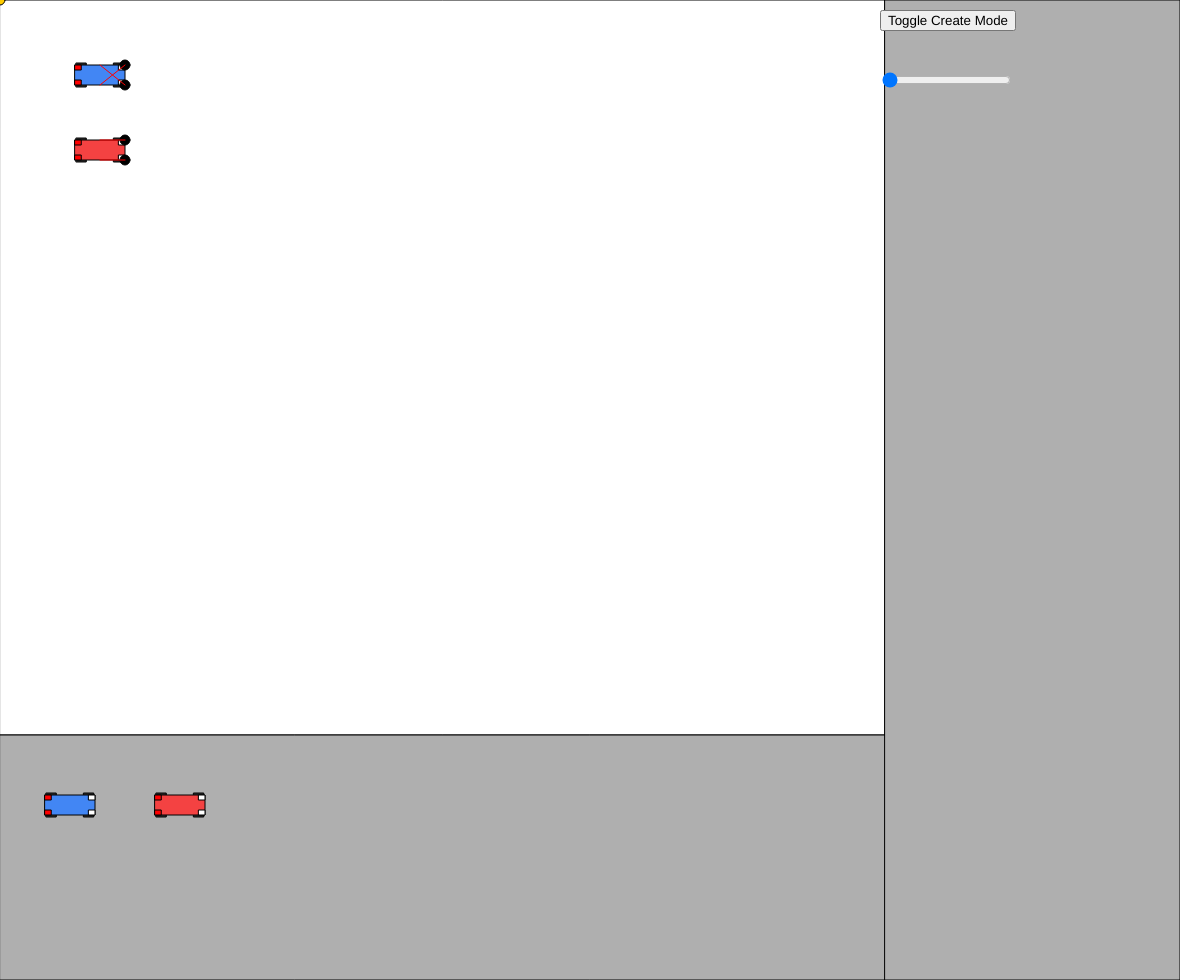
Frame 1 (no input)
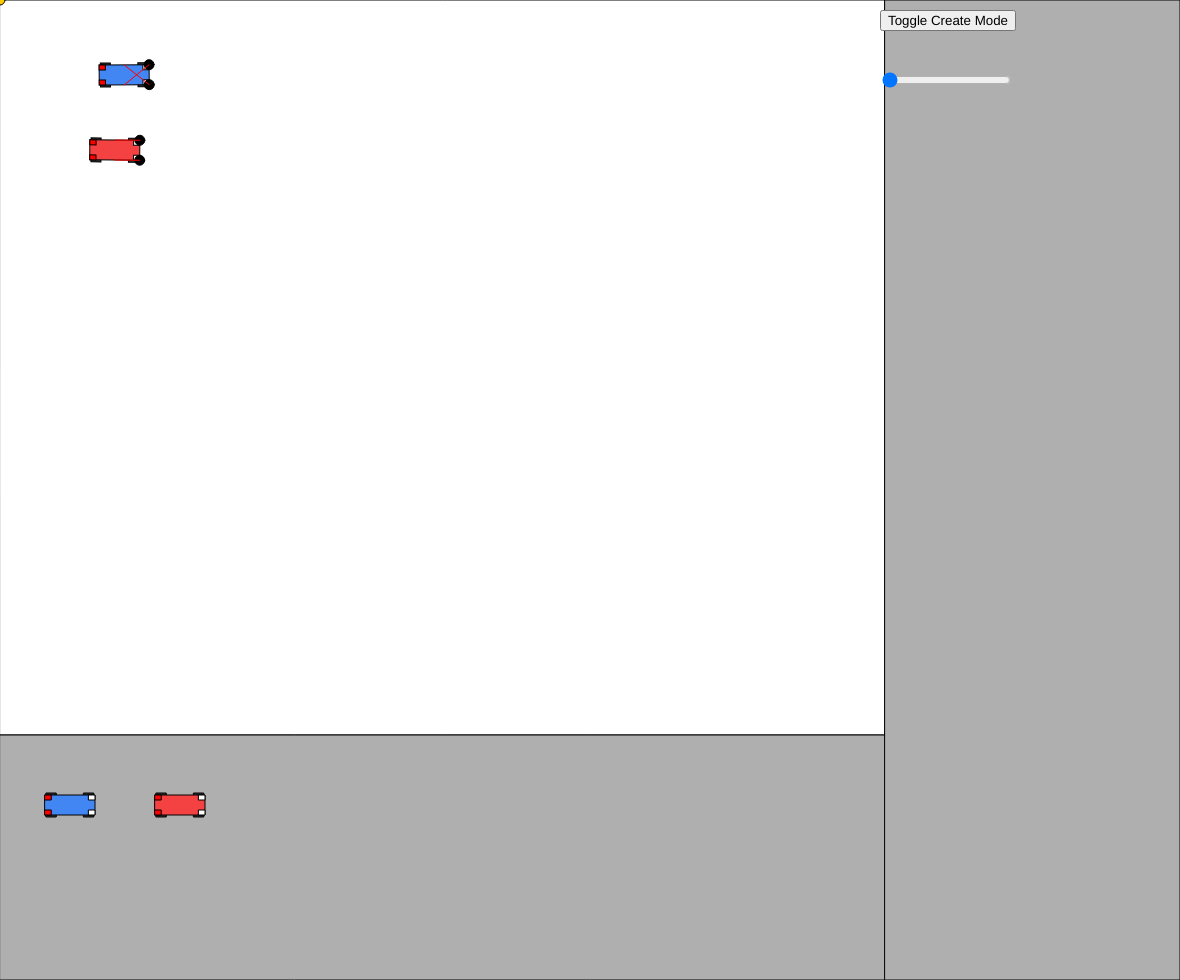
Frame 60 (no input)
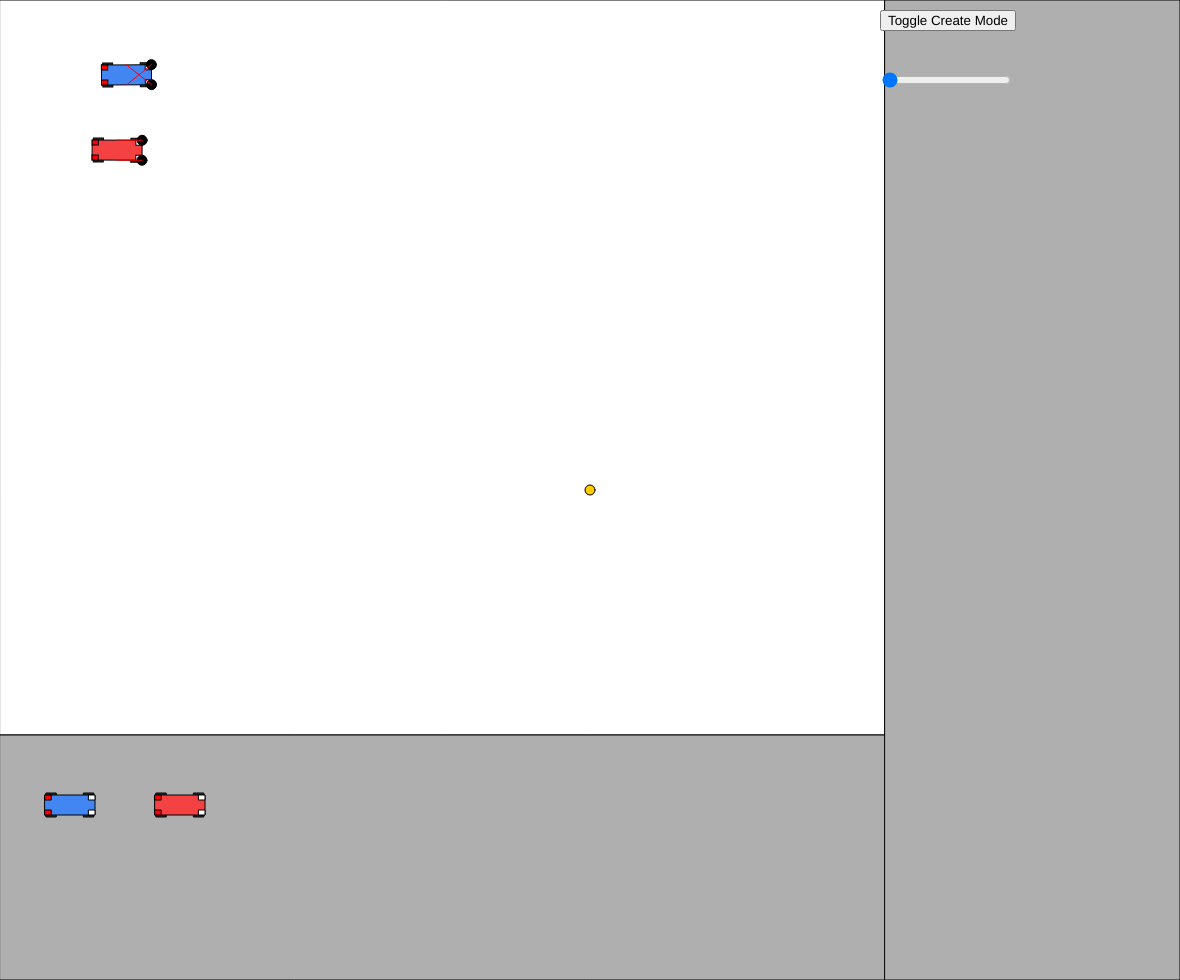
Frame 120 (the mouse pressed at the canvas centre since frame 60)

The p5.js sketch that drew these frames (run headless with seeded random() and noise() and a simulated clock; from frame 60 on, the mouse is pressed at the canvas centre):

// p5.js sketch
// ── sketch.js
class Sensor {
    constructor(vehicle, motor, loc) {
        this.vehicle = vehicle
        this.motor = motor
        this.loc = loc
    }
    senseHeat() {
        let cords = this.getAbsoluteCords()
        let totalHeat = 0
        heatObjects.forEach(heatObject => {
            let d = dist(cords.x, cords.y, heatObject.cords.x, heatObject.cords.y);
            totalHeat += heatObject.intensity / Math.pow(d, 2)

        });
        return totalHeat
    }
    getAbsoluteCords() {
        let amplitude = Math.sqrt(Math.pow(this.loc.x, 2) + Math.pow(this.loc.y, 2))
        let angle = atan(this.loc.y / this.loc.x) - this.vehicle.direction
        let x, y
        if (this.loc.x > 0) {
            x = amplitude * cos(angle) + this.vehicle.cords.x
            y = amplitude * sin(angle) + this.vehicle.cords.y
        } else {

            x = -amplitude * cos(angle) + this.vehicle.cords.x
            y = -amplitude * sin(angle) + this.vehicle.cords.y
        }

        return createVector(x, y)
    }
}

class Vehicle {
    constructor(sensors, direction, cords, width, height, color) {
        sensors.forEach(sensor => {
            sensor.vehicle = this
        });
        this.sensors = sensors
        this.direction = direction
        this.cords = cords
        this.width = width
        this.height = height
        this.color = color
    }
    move() {
        let left = 0
        let right = 0
        this.sensors.forEach(sensor => {
            if (sensor.motor == 'Left') {
                left += sensor.senseHeat()
            } else if (sensor.motor == 'Right') {
                right += sensor.senseHeat()
            } else if (sensor.motor == 'Both') {
                left += sensor.senseHeat()
                right += sensor.senseHeat()
            }
        });
        left = Math.min(left, 40)
        right = Math.min(right, 40)
        let degreeChange = 0
        if (left != right) {
            let high = 0
            let low = 0
            high = Math.max(left, right)
            low = Math.min(left, right)
            let a = atan(low / this.width)
            let b = acos((Math.pow(low, 2) + Math.pow(high, 2)) / (2 * high * Math.sqrt(Math.pow(this.width, 2) + Math.pow(low, 2))))
            degreeChange = 90 - a - b
            left > right ? this.direction -= degreeChange : this.direction += degreeChange
        }
        let movement = (left + right) / 2
        this.cords.x += cos(this.direction) * movement
        this.cords.y -= sin(this.direction) * movement
        if (this.cords.x < 0) {
            this.cords.x = width * 3 / 4
        } else if (this.cords.x > width * 3 / 4) {
            this.cords.x = 0
        }
        if (this.cords.y < 0) {
            this.cords.y = height * 3 / 4
        } else if (this.cords.y > height * 3 / 4) {
            this.cords.y = 0
        }
    }
}

class HeatSource {
    constructor(cords, intensity) {
        this.cords = cords
        this.intensity = intensity
    }
}

function setup() {
    createCanvas(windowWidth - 20, windowHeight - 20);
    angleMode(DEGREES);
    heatObjects = []
    vehicles = []
    createMode = false
    editMode = -1
    addSensor = null
    sensorsCreate = []
    vehicleCreate = null
    createModeButton = createButton('Toggle Create Mode');
    createModeButton.position(width - 300, 10);
    createModeButton.mouseClicked(() => {
        createMode = !createMode
    });
    addVehicleButton = createButton('Add Vehicle');
    addVehicleButton.position(width - 100, 10);
    addVehicleButton.mouseClicked(() => {
        vehicles.push(vehicleCreate)
        sensorsCreate = []
    })
    heatStrengthSlider = createSlider(10000, 1000000, 10000);
    heatStrengthSlider.position(width - 300, 70);
    directionSlider = createSlider(0, 360, 0);
    directionSlider.position(width - 300, 70);
    cordsXSlider = createSlider(0, width * 3 / 4, 100);
    cordsXSlider.position(width - 300, 130);
    cordsYSlider = createSlider(0, height * 3 / 4, 75);
    cordsYSlider.position(width - 240, 130);
    widthSlider = createSlider(10, 100, 20);
    widthSlider.position(width - 300, 190);
    heightSlider = createSlider(10, 100, 50);
    heightSlider.position(width - 300, 250);
    colorRSlider = createSlider(0, 255, 255);
    colorRSlider.position(width - 300, 310);
    colorGSlider = createSlider(0, 255, 255);
    colorGSlider.position(width - 240, 310);
    colorBSlider = createSlider(0, 255, 0);
    colorBSlider.position(width - 180, 310);
    addLeftSensorButton = createButton('Add Sensor to Left Motor')
    addLeftSensorButton.position(width - 300, 350)
    addLeftSensorButton.mouseClicked(() => {
        addSensor = 'Left'
    })
    addRightSensorButton = createButton('Add Sensor to Right Motor')
    addRightSensorButton.position(width - 300, 390)
    addRightSensorButton.mouseClicked(() => {
        addSensor = 'Right'
    })
    addBothSensorButton = createButton('Add Sensor to Both Motors')
    addBothSensorButton.position(width - 300, 430)
    addBothSensorButton.mouseClicked(() => {
        addSensor = 'Both'
    })
    removeSensorButton = createButton('Remove a Sensor')
    removeSensorButton.position(width - 300, 470)
    removeSensorButton.mouseClicked(() => {
        addSensor = 'Remove'
    })
    heatObjects.push(new HeatSource(createVector(mouseX, mouseY), 10000))
    let sensors1 = [new Sensor(null, 'Right', createVector(25, -10)), new Sensor(null, 'Left', createVector(25, 10))]
    vehicles.push(new Vehicle(sensors1, 0, createVector(100, 75), 20, 50, color(66, 134, 244)))
    let sensors2 = [new Sensor(null, 'Left', createVector(25, -10)), new Sensor(null, 'Right', createVector(25, 10))]
    vehicles.push(new Vehicle(sensors2, 0, createVector(100, 150), 20, 50, color(244, 66, 66)))
}

function draw() {
    background(color(175, 175, 175))
    fill(255)
    rect(0, 0, width * 3 / 4, height * 3 / 4)
    if (!createMode && editMode == -1) {
        toggleCreate()
        vehicles.forEach(vehicle => {
            showVehicle(vehicle)
            vehicle.move()
        });
        heatObjects[0].intensity = heatStrengthSlider.value()
        if (mouseX < width * 3 / 4 && mouseY < height * 3 / 4) {
            heatObjects[0].cords.x = mouseX
            heatObjects[0].cords.y = mouseY
        }
        heatObjects.forEach(heatObject => {
            fill(255, 204, 0);
            ellipse(heatObject.cords.x, heatObject.cords.y, 10);
        });
        fill(color(175, 175, 175))
        rect(0, height * 3 / 4, width, height / 4)
        rect(width * 3 / 4, 0, width / 4, height)
        showBottomVehicles()
    } else {
        vehicleCreate = new Vehicle(sensorsCreate, directionSlider.value(), createVector(cordsXSlider.value(), cordsYSlider.value()), widthSlider.value(), heightSlider.value(), color(colorRSlider.value(), colorGSlider.value(), colorBSlider.value()))
        showVehicle(vehicleCreate)
        fill(color(175, 175, 175))
        rect(0, height * 3 / 4, width, height / 4)
        rect(width * 3 / 4, 0, width / 4, height)
        toggleCreate()
        fill(0);
        text('Direction (In Degrees): ' + directionSlider.value(), width - 300, 55);
        text('Coordinates (x,y): (' + cordsXSlider.value() + ', ' + cordsYSlider.value() + ')', width - 300, 115);
        text('Width: ' + widthSlider.value(), width - 300, 175);
        text('Height: ' + heightSlider.value(), width - 300, 235);
        text('Color (R,G,B): (' + colorRSlider.value() + ', ' + colorGSlider.value() + ', ' + colorBSlider.value() + ')', width - 300, 295);
        fill('green');
        if (addSensor === 'Left' || addSensor === 'Right' || addSensor === 'Both') {
            text('Click inside the white box \nwhere you want to add the \nsensor', width - 300, 510)
        }
        if (addSensor === 'Remove') {
            text('Click the sensor you want to remove', width - 300, 510)
        }
        showBottomVehicles()
    }
}

toggleCreate = () => {
    if (createMode) {
        addVehicleButton.show()
        directionSlider.show()
        cordsXSlider.show()
        cordsYSlider.show()
        widthSlider.show()
        heightSlider.show()
        colorRSlider.show()
        colorGSlider.show()
        colorBSlider.show()
        addLeftSensorButton.show()
        addRightSensorButton.show()
        addBothSensorButton.show()
        removeSensorButton.show()

        heatStrengthSlider.hide()
    } else {
        addVehicleButton.hide()
        directionSlider.hide()
        cordsXSlider.hide()
        cordsYSlider.hide()
        widthSlider.hide()
        heightSlider.hide()
        colorRSlider.hide()
        colorGSlider.hide()
        colorBSlider.hide()
        addLeftSensorButton.hide()
        addRightSensorButton.hide()
        addBothSensorButton.hide()
        removeSensorButton.hide()

        heatStrengthSlider.show()
    }
}

function mouseClicked() {
    if ((addSensor === 'Right' || addSensor === 'Left' || addSensor === 'Both') && mouseX < width * 3 / 4 && mouseY < height * 3 / 4) {
        let loc = createVector(mouseX - cordsXSlider.value(), mouseY - cordsYSlider.value())
        let amplitude = Math.sqrt(Math.pow(loc.x, 2) + Math.pow(loc.y, 2))
        let angle = atan(loc.y / loc.x) + directionSlider.value()
        let x, y
        if (loc.x > 0) {
            x = amplitude * cos(angle)
            y = amplitude * sin(angle)
        } else {

            x = amplitude * -cos(angle)
            y = amplitude * -sin(angle)
        }
        sensorsCreate.push(new Sensor(null, addSensor, createVector(x, y)))
        addSensor = null
    } else if (addSensor === 'Remove' && mouseX < width * 3 / 4 && mouseY < height * 3 / 4) {
        sensorsCreate.forEach((sensor, index, array) => {
            if (dist(mouseX, mouseY, sensor.getAbsoluteCords().x, sensor.getAbsoluteCords().y) <= 10) {
                array.splice(index, 1)
            }
        });
    }
}

function showVehicle(vehicle) {
    push()
    fill(vehicle.color)
    translate(vehicle.cords.x, vehicle.cords.y)
    rotate(-vehicle.direction)
    rectMode(CENTER)
    fill(51)
    rect(-vehicle.height * 3 / 8, -vehicle.width / 2, vehicle.height / 5, vehicle.width / 5)
    rect(vehicle.height * 3 / 8, -vehicle.width / 2, vehicle.height / 5, vehicle.width / 5)
    rect(-vehicle.height * 3 / 8, vehicle.width / 2, vehicle.height / 5, vehicle.width / 5)
    rect(vehicle.height * 3 / 8, vehicle.width / 2, vehicle.height / 5, vehicle.width / 5)
    fill(vehicle.color)
    rect(0, 0, vehicle.height, vehicle.width)
    fill(255)
    rect(vehicle.height * 7 / 16, -vehicle.width * 3 / 8, vehicle.height / 8, vehicle.width / 4)
    rect(vehicle.height * 7 / 16, vehicle.width * 3 / 8, vehicle.height / 8, vehicle.width / 4)
    fill('red')
    rect(-vehicle.height * 7 / 16, -vehicle.width * 3 / 8, vehicle.height / 8, vehicle.width / 4)
    rect(-vehicle.height * 7 / 16, vehicle.width * 3 / 8, vehicle.height / 8, vehicle.width / 4)
    pop()
    vehicle.sensors.forEach(sensor => {
        fill(0)
        ellipse(sensor.getAbsoluteCords().x, sensor.getAbsoluteCords().y, 10)
        push()
        stroke(color(255, 0, 0))
        if (sensor.motor == 'Right' || sensor.motor == 'Both') {
            line(sensor.getAbsoluteCords().x, sensor.getAbsoluteCords().y, vehicle.cords.x + (vehicle.width / 2) * sin(vehicle.direction), vehicle.cords.y + (vehicle.width / 2) * cos(vehicle.direction))
        }
        if (sensor.motor == 'Left' || sensor.motor == 'Both') {
            line(sensor.getAbsoluteCords().x, sensor.getAbsoluteCords().y, vehicle.cords.x - (vehicle.width / 2) * sin(vehicle.direction), vehicle.cords.y - (vehicle.width / 2) * cos(vehicle.direction))
        }
        pop()
    });
}

function showBottomVehicles() {
    let n = 0
    vehicles.forEach(vehicle => {
        let v
        v = new Vehicle([], 0, createVector(vehicle.cords.x, vehicle.cords.y), vehicle.width, vehicle.height, vehicle.color)
        v.cords.x = n + 70
        v.cords.y = height * 3 / 4 + 70
        showVehicle(v)
        n += 110
    });
}
